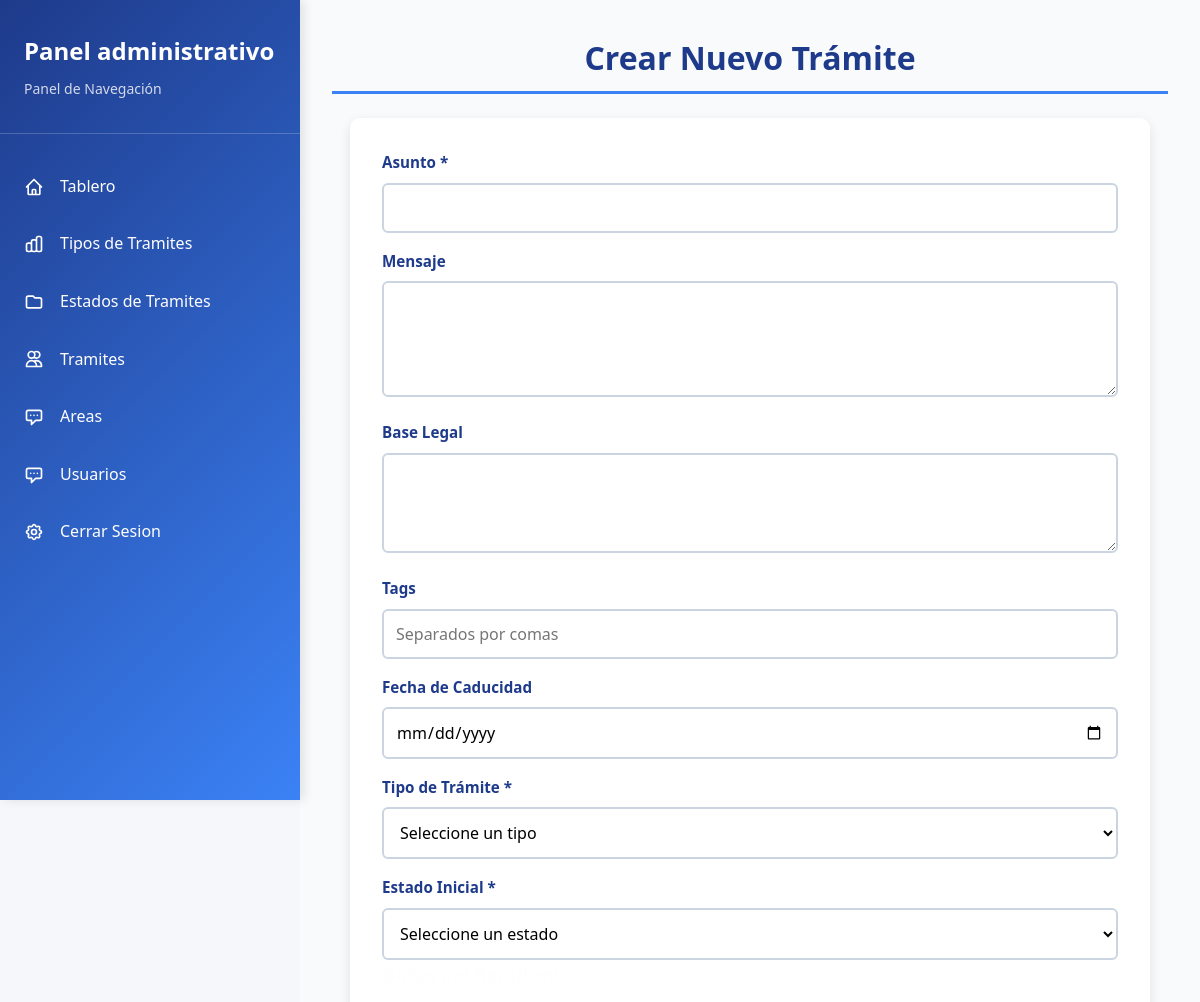
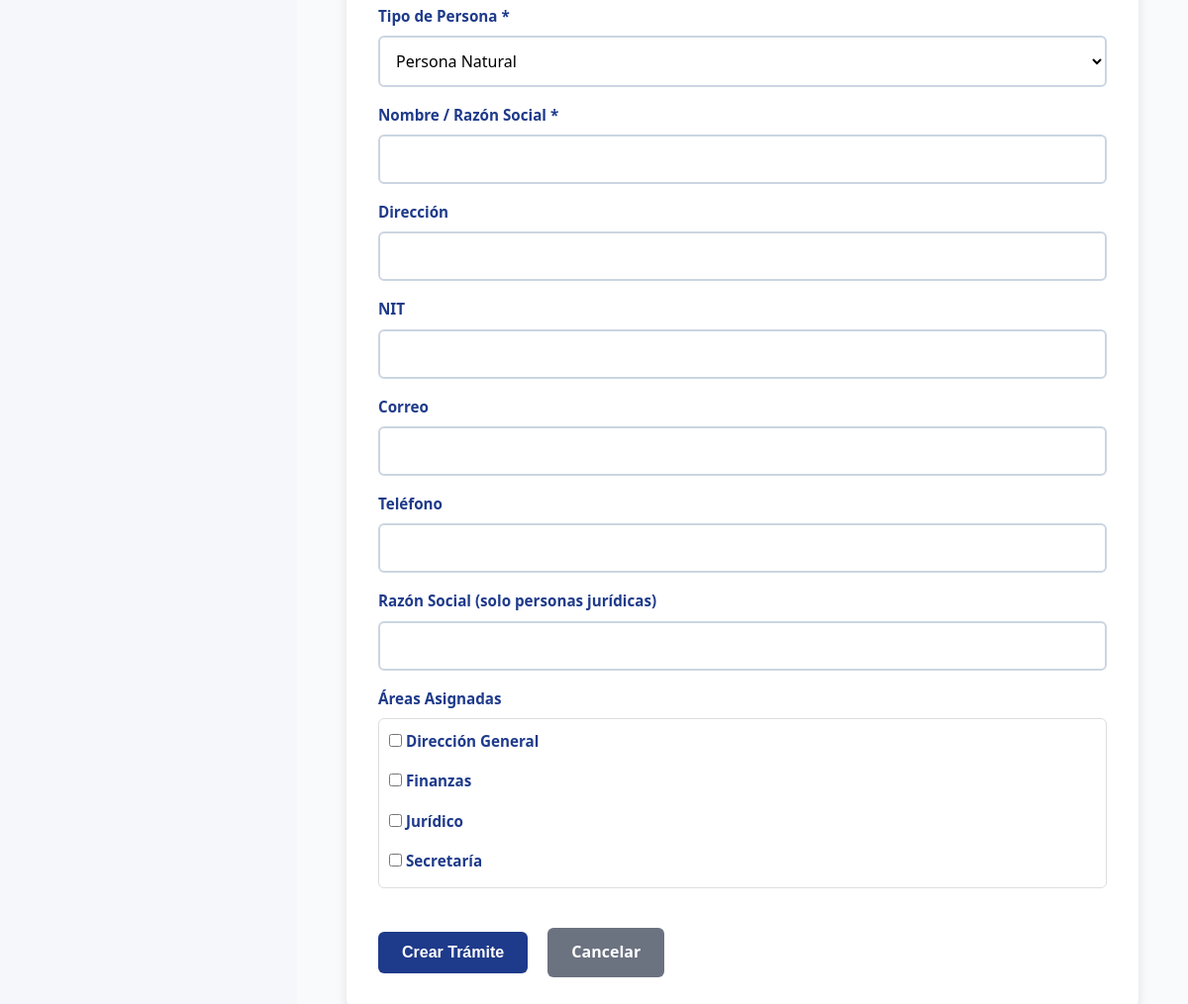
Screenshot of /views/admin/tramite/agregar_tramite.php with the database file from the repository (2 pictures, top to bottom).
### tables this page shows
CREATE TABLE tbl_area (
    id_area INT AUTO_INCREMENT PRIMARY KEY,
    nombre VARCHAR(100) NOT NULL UNIQUE,
    correo VARCHAR(50),
    descripcion VARCHAR (200),
    fecha_creacion DATETIME DEFAULT CURRENT_TIMESTAMP,
    activo BOOLEAN DEFAULT TRUE
);

### views/admin/tramite/agregar_tramite.php (the view, shortened to what this page needs)
<?php
require '../../../config/database/config/config_db.php';
$areas = $mysqli->query("SELECT id_area, nombre FROM tbl_area WHERE activo = TRUE ORDER BY nombre")->fetch_all(MYSQLI_ASSOC);
?>
<!DOCTYPE html>
<html lang="es">
<head>
    <link rel="stylesheet" href="/style/tramites.css">
</head>
<body>
    <?php include '../../sidebaradministrador.php'; ?>
    <div class="contenido-principal">
        <h1>Crear Nuevo Trámite</h1>
        <form method="POST" class="formulario">
            <label for="asunto">Asunto *</label>
            <input type="text" name="asunto" id="asunto" required value="<?= htmlspecialchars($_POST['asunto'] ?? '') ?>">
            <label for="mensaje">Mensaje</label>
            <textarea name="mensaje" id="mensaje" rows="4"><?= htmlspecialchars($_POST['mensaje'] ?? '') ?></textarea>
            <label for="base_legal">Base Legal</label>
            <textarea name="base_legal" id="base_legal" rows="3"><?= htmlspecialchars($_POST['base_legal'] ?? '') ?></textarea>
            <label for="tags">Tags</label>
            <input type="text" name="tags" id="tags" placeholder="Separados por comas" value="<?= htmlspecialchars($_POST['tags'] ?? '') ?>">
            <label for="fecha_caducidad">Fecha de Caducidad</label>
            <input type="date" name="fecha_caducidad" id="fecha_caducidad" value="<?= htmlspecialchars($_POST['fecha_caducidad'] ?? '') ?>">
            <label for="id_tipo_tramite">Tipo de Trámite *</label>
            <select name="id_tipo_tramite" id="id_tipo_tramite" required>
                <option value="">Seleccione un tipo</option>
            </select>
            <label for="id_estado_tramite">Estado Inicial *</label>
            <select name="id_estado_tramite" id="id_estado_tramite" required>
                <option value="">Seleccione un estado</option>
            </select>
            <h3>Datos del Remitente</h3>
            <label for="tipo_persona">Tipo de Persona *</label>
            <select name="tipo_persona" id="tipo_persona" required>
                <option value="Natural" <?= ($_POST['tipo_persona'] ?? '') === 'Natural' ? 'selected' : '' ?>>Persona Natural</option>
            </select>
            <label for="nombre_remitente">Nombre / Razón Social *</label>
            <input type="text" name="nombre_remitente" id="nombre_remitente" required value="<?= htmlspecialchars($_POST['nombre_remitente'] ?? '') ?>">
            <label for="direccion">Dirección</label>
            <input type="text" name="direccion" id="direccion" value="<?= htmlspecialchars($_POST['direccion'] ?? '') ?>">
            <label for="nit">NIT</label>
            <input type="text" name="nit" id="nit" value="<?= htmlspecialchars($_POST['nit'] ?? '') ?>">
            <label for="correo_remitente">Correo</label>
            <input type="email" name="correo_remitente" id="correo_remitente" value="<?= htmlspecialchars($_POST['correo_remitente'] ?? '') ?>">
            <label for="telefono">Teléfono</label>
            <input type="text" name="telefono" id="telefono" value="<?= htmlspecialchars($_POST['telefono'] ?? '') ?>">
            <label for="razon_social">Razón Social (solo personas jurídicas)</label>
            <input type="text" name="razon_social" id="razon_social" value="<?= htmlspecialchars($_POST['razon_social'] ?? '') ?>">
            <label>Áreas Asignadas</label>
            <div style="border: 1px solid #ddd; padding: 10px; border-radius: 6px; margin-bottom: 1rem;">
                <?php foreach ($areas as $area): ?>
                    <label style="display: block; margin-bottom: 5px;">
                        <input type="checkbox" name="areas[]" value="<?= $area['id_area'] ?>"
                               <?= in_array($area['id_area'], $_POST['areas'] ?? []) ? 'checked' : '' ?>>
                        <?= htmlspecialchars($area['nombre']) ?>
                    </label>
                <?php endforeach; ?>
            </div>
            <button type="submit" class="btn-agregar">Crear Trámite</button>
            <a href="tramites.php" class="btn-cancelar">Cancelar</a>
        </form>
    </div>
</body>
</html>

### style/tramites.css (style rules this page uses)
:root { --color-primario: #1e3a8a; --color-secundario: #3b82f6; --color-texto: #fffefe; --color-fondo: #f8fafc; --color-borde: #cbd5e1; --color-hover: #e2e8f0; --color-error: #dc2626; --color-exito: #10b981; --font-primary: 'Segoe UI', Tahoma, Geneva, Verdana, sans-serif; }
* { margin: 0; padding: 0; box-sizing: border-box; }
body { font-family: var(--font-primary); background-color: var(--color-fondo); color: var(--color-texto); line-height: 1.6; min-height: 100vh; }
.contenido-principal { margin-left: 25%; width: 75%; min-height: 100vh; padding: 2rem; display: flex; flex-direction: column; justify-content: flex-start; align-items: center; background-color: var(--color-fondo); transition: all 0.3s ease; }
.contenido-principal > * { width: 100%; max-width: 1400px; }
.contenido-principal h1 { color: var(--color-primario); font-size: 2rem; margin-bottom: 1.5rem; padding-bottom: 0.5rem; border-bottom: 3px solid var(--color-secundario); text-align: center; }
.formulario { background: white; padding: 2rem; border-radius: 10px; box-shadow: 0 4px 12px rgba(0, 0, 0, 0.1); max-width: 800px; width: 100%; margin: 0 auto; }
.formulario label { display: block; margin-bottom: 0.5rem; margin-top: 1rem; color: var(--color-primario); font-weight: 600; font-size: 0.95rem; }
.formulario label:first-of-type { margin-top: 0; }
.formulario input[type="text"], .formulario input[type="email"], .formulario input[type="date"], .formulario input[type="file"], .formulario textarea, .formulario select { width: 100%; padding: 0.75rem; border: 2px solid var(--color-borde); border-radius: 6px; font-size: 1rem; font-family: var(--font-primary); transition: border-color 0.2s, box-shadow 0.2s; background-color: #ffffff; color: #000000; }
.formulario textarea { resize: vertical; min-height: 100px; }
.formulario button, .formulario .btn-cancelar { margin-top: 1.5rem; padding: 0.75rem 1.5rem; border: none; border-radius: 6px; cursor: pointer; font-size: 1rem; font-weight: 600; transition: background-color 0.2s; text-decoration: none; display: inline-block; margin-right: 1rem; }
.btn-agregar, .btn-guardar { background-color: var(--color-primario); color: var(--color-texto); }
.btn-cancelar { background-color: #6b7280; color: white; }

### style/sidebar.css (style rules this page uses)
* { margin: 0; padding: 0; box-sizing: border-box; }
body { font-family: 'Segoe UI', Tahoma, Geneva, Verdana, sans-serif; display: flex; min-height: 100vh; background: #f5f7fa; }

### style/variables.css (style rules this page uses)
:root { --color-primario: #1e3a8a; --color-secundario: #3b82f6; --color-texto: #fffefe; --color-Exito: #4caf50; --color-Aviso: #f4a261; --color-error: #e63946; --radio: 14px; --ancho-max: 1100px; --esp: 16px; }

### rows the page displays
tbl_area: nombre "Dirección General"
tbl_area: nombre "Finanzas"
tbl_area: nombre "Jurídico"
tbl_area: nombre "Secretaría"
